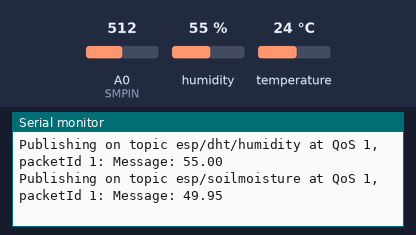
Recording of a sketch running on a simulated ESP8266 (NodeMCU). On the bench: the last lines printed to the serial monitor. The test bench sets the inputs (shaded band); at power-on: humidity 55 %, A0 (SMPIN) = 512, temperature 24 °C. WiFi joins after 1.5 s; servers stay silent unless stated; no MQTT or app messages arrive unless stated.

Above: at 8.8 s.
8.9 s: humidity set to 22 %
At 12.8 s:
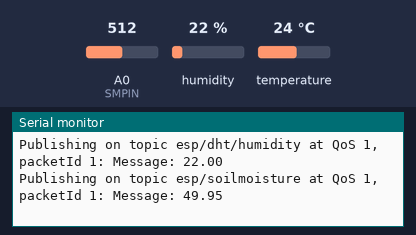
14.9 s: A0 (SMPIN) set to 716
At 17.1 s:
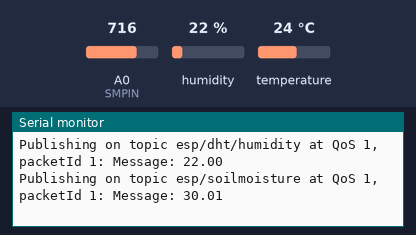
20.9 s: temperature set to 12 °C
At 24.4 s:
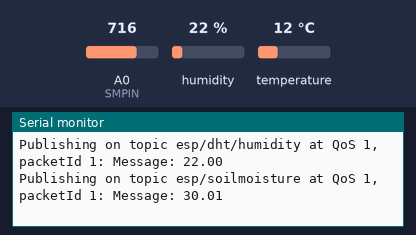
26.9 s: A0 (SMPIN) set to 900
At 28.6 s:
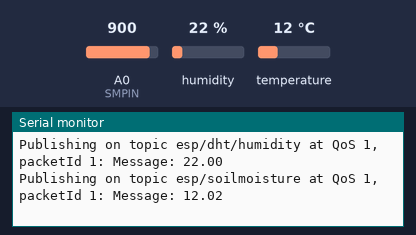
32.9 s: humidity set to 40 %
At 37.1 s:
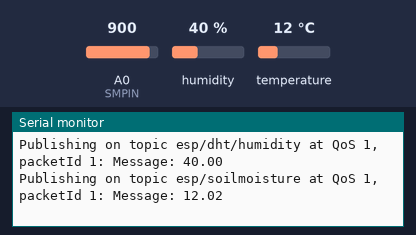
Timing chart, 0 to 38.6 s (numbered marks = the images above; inputs shaded):
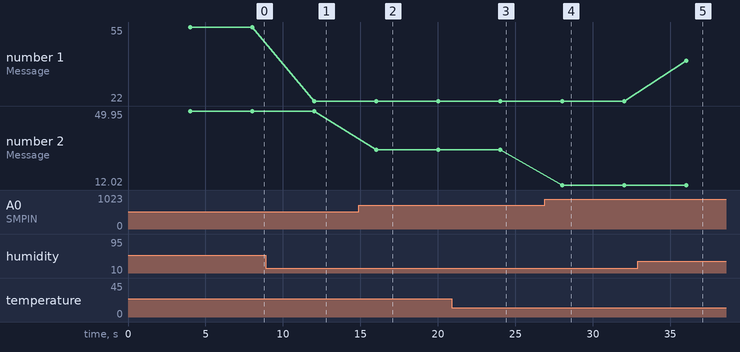

Measured:
- after the input at 8.9 s, the serial monitor: prints a new line after 3.1 s (image 1)
- after the input at 14.9 s, the serial monitor: prints a new line after 1.1 s (image 2)
- after the input at 20.9 s, the serial monitor: prints a new line after 3.1 s (image 3)
- after the input at 26.9 s, the serial monitor: prints a new line after 1.1 s (image 4)
- after the input at 32.9 s, the serial monitor: prints a new line after 3.1 s (image 5)
- plotted number 1: 55 → 22 after the input at 8.9 s, 22 → 40 after the input at 32.9 s
- plotted number 2: 49.95 → 30.01 after the input at 14.9 s, 30.01 → 12.02 after the input at 26.9 s

The sketch:

sketch_mar12a.ino
```cpp
#include "DHT.h"
#include <ESP8266WiFi.h>
#include <Ticker.h>
#include <AsyncMqttClient.h>

#define WIFI_SSID "User"
#define WIFI_PASSWORD "Password"

// Raspberri Pi Mosquitto MQTT Broker
#define MQTT_HOST IPAddress(192, 168, 0, 115)
// For a cloud MQTT broker, type the domain name
//#define MQTT_HOST "example.com"
#define MQTT_PORT 1883

// Temperature MQTT Topics
#define MQTT_PUB_TEMP "esp/dht/temperature"
#define MQTT_PUB_HUM "esp/dht/humidity"
#define MQTT_PUB_SM "esp/soilmoisture"

// Digital pin connected to the DHT sensor
#define DHTPIN 14
#define SMPIN A0
// Uncomment whatever DHT sensor type you're using
#define DHTTYPE DHT11   // DHT 11
//#define DHTTYPE DHT22   // DHT 22  (AM2302), AM2321
//#define DHTTYPE DHT21   // DHT 21 (AM2301)

// Initialize DHT sensor
DHT dht(DHTPIN, DHTTYPE);

// Variables to hold sensor readings
float temp;
float hum;
float sm;

AsyncMqttClient mqttClient;
Ticker mqttReconnectTimer;

WiFiEventHandler wifiConnectHandler;
WiFiEventHandler wifiDisconnectHandler;
Ticker wifiReconnectTimer;

unsigned long previousMillis = 0;   // Stores last time temperature was published
const long interval = 4000;        // Interval at which to publish sensor readings

void connectToWifi() {
  Serial.println("Connecting to Wi-Fi...");
  WiFi.begin(WIFI_SSID, WIFI_PASSWORD);
}

void onWifiConnect(const WiFiEventStationModeGotIP& event) {
  Serial.println("Connected to Wi-Fi.");
  connectToMqtt();
}

void onWifiDisconnect(const WiFiEventStationModeDisconnected& event) {
  Serial.println("Disconnected from Wi-Fi.");
  mqttReconnectTimer.detach(); // ensure we don't reconnect to MQTT while reconnecting to Wi-Fi
  wifiReconnectTimer.once(2, connectToWifi);
}

void connectToMqtt() {
  Serial.println("Connecting to MQTT...");
  mqttClient.connect();
}

void onMqttConnect(bool sessionPresent) {
  Serial.println("Connected to MQTT.");
  Serial.print("Session present: ");
  Serial.println(sessionPresent);
}

void onMqttDisconnect(AsyncMqttClientDisconnectReason reason) {
  Serial.println("Disconnected from MQTT.");

  if (WiFi.isConnected()) {
    mqttReconnectTimer.once(2, connectToMqtt);
  }
}

/*void onMqttSubscribe(uint16_t packetId, uint8_t qos) {
  Serial.println("Subscribe acknowledged.");
  Serial.print("  packetId: ");
  Serial.println(packetId);
  Serial.print("  qos: ");
  Serial.println(qos);
}

void onMqttUnsubscribe(uint16_t packetId) {
  Serial.println("Unsubscribe acknowledged.");
  Serial.print("  packetId: ");
  Serial.println(packetId);
}*/

void onMqttPublish(uint16_t packetId) {
  Serial.print("Publish acknowledged.");
  Serial.print(" packetId: ");
  Serial.println(packetId);
}

void setup() {
  Serial.begin(115200);
  Serial.println();

  dht.begin();

  wifiConnectHandler = WiFi.onStationModeGotIP(onWifiConnect);
  wifiDisconnectHandler = WiFi.onStationModeDisconnected(onWifiDisconnect);

  mqttClient.onConnect(onMqttConnect);
  mqttClient.onDisconnect(onMqttDisconnect);
  //mqttClient.onSubscribe(onMqttSubscribe);
  //mqttClient.onUnsubscribe(onMqttUnsubscribe);
  mqttClient.onPublish(onMqttPublish);
  mqttClient.setServer(MQTT_HOST, MQTT_PORT);
  // If your broker requires authentication (username and password), set them below
  //mqttClient.setCredentials("REPlACE_WITH_YOUR_USER", "REPLACE_WITH_YOUR_PASSWORD");

  connectToWifi();
}

void loop() {
  unsigned long currentMillis = millis();
  // Every X number of seconds (interval = 10 seconds)
  // it publishes a new MQTT message
  if (currentMillis - previousMillis >= interval) {
    // Save the last time a new reading was published
    previousMillis = currentMillis;
    // New DHT sensor readings
    hum = dht.readHumidity();
    // Read temperature as Celsius (the default)
    temp = dht.readTemperature();
    // Read temperature as Fahrenheit (isFahrenheit = true)
    //temp = dht.readTemperature(true);
    sm = analogRead(SMPIN);
    sm = ( 100 - ( (sm/1023.00) * 100 ) );
    //sm = ( 100 - ( (sm/1023.00) * 100 ) );
    // Publish an MQTT message on topic esp/dht/temperature
    uint16_t packetIdPub1 = mqttClient.publish(MQTT_PUB_TEMP, 1, true, String(temp).c_str());
    Serial.printf("Publishing on topic %s at QoS 1, packetId: %i ", MQTT_PUB_TEMP, packetIdPub1);
    Serial.printf("Message: %.2f \n", temp);

    // Publish an MQTT message on topic esp/dht/humidity
    uint16_t packetIdPub2 = mqttClient.publish(MQTT_PUB_HUM, 1, true, String(hum).c_str());
    Serial.printf("Publishing on topic %s at QoS 1, packetId %i: ", MQTT_PUB_HUM, packetIdPub2);
    Serial.printf("Message: %.2f \n", hum);

    //Publish an MQTT message on topic esp/soilmoisture
    uint16_t packetIdPub3 = mqttClient.publish(MQTT_PUB_SM, 1, true, String(sm).c_str());
    Serial.printf("Publishing on topic %s at QoS 1, packetId %i: ", MQTT_PUB_SM, packetIdPub3);
    Serial.printf("Message: %.2f \n", sm);

  }
}
```
